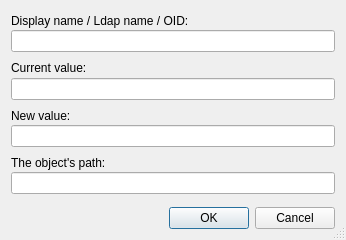
<?xml version="1.0" encoding="UTF-8"?>
<ui version="4.0">
 <class>ChangeSvAttrDlg</class>
 <widget class="QDialog" name="ChangeSvAttrDlg">
  <property name="geometry">
   <rect>
    <x>0</x>
    <y>0</y>
    <width>346</width>
    <height>240</height>
   </rect>
  </property>
  <property name="windowTitle">
   <string>Attribute editor</string>
  </property>
  <property name="sizeGripEnabled">
   <bool>true</bool>
  </property>
  <layout class="QVBoxLayout" name="verticalLayout_5">
   <item>
    <layout class="QVBoxLayout" name="verticalLayout">
     <property name="spacing">
      <number>0</number>
     </property>
     <item>
      <widget class="QLabel" name="label">
       <property name="text">
        <string>Display name / Ldap name / OID:</string>
       </property>
       <property name="margin">
        <number>0</number>
       </property>
       <property name="buddy">
        <cstring>attrNames</cstring>
       </property>
      </widget>
     </item>
     <item>
      <widget class="QLineEdit" name="attrNames">
       <property name="readOnly">
        <bool>true</bool>
       </property>
      </widget>
     </item>
    </layout>
   </item>
   <item>
    <layout class="QVBoxLayout" name="verticalLayout_4">
     <property name="spacing">
      <number>0</number>
     </property>
     <item>
      <widget class="QLabel" name="label_2">
       <property name="text">
        <string>Current value:</string>
       </property>
       <property name="buddy">
        <cstring>currentValue</cstring>
       </property>
      </widget>
     </item>
     <item>
      <widget class="QLineEdit" name="currentValue">
       <property name="readOnly">
        <bool>true</bool>
       </property>
      </widget>
     </item>
    </layout>
   </item>
   <item>
    <layout class="QVBoxLayout" name="verticalLayout_3">
     <property name="spacing">
      <number>0</number>
     </property>
     <item>
      <widget class="QLabel" name="label_5">
       <property name="text">
        <string>New value:</string>
       </property>
       <property name="buddy">
        <cstring>newValue</cstring>
       </property>
      </widget>
     </item>
     <item>
      <widget class="QLineEdit" name="newValue"/>
     </item>
    </layout>
   </item>
   <item>
    <layout class="QVBoxLayout" name="verticalLayout_2">
     <property name="spacing">
      <number>0</number>
     </property>
     <item>
      <widget class="QLabel" name="label_3">
       <property name="text">
        <string>The object's path:</string>
       </property>
       <property name="buddy">
        <cstring>objectPath</cstring>
       </property>
      </widget>
     </item>
     <item>
      <widget class="QLineEdit" name="objectPath">
       <property name="readOnly">
        <bool>true</bool>
       </property>
      </widget>
     </item>
    </layout>
   </item>
   <item>
    <spacer name="verticalSpacer">
     <property name="orientation">
      <enum>Qt::Vertical</enum>
     </property>
     <property name="sizeType">
      <enum>QSizePolicy::Fixed</enum>
     </property>
     <property name="sizeHint" stdset="0">
      <size>
       <width>20</width>
       <height>7</height>
      </size>
     </property>
    </spacer>
   </item>
   <item>
    <layout class="QHBoxLayout" name="horizontalLayout">
     <item>
      <spacer name="horizontalSpacer">
       <property name="orientation">
        <enum>Qt::Horizontal</enum>
       </property>
       <property name="sizeHint" stdset="0">
        <size>
         <width>40</width>
         <height>20</height>
        </size>
       </property>
      </spacer>
     </item>
     <item>
      <widget class="QPushButton" name="OK">
       <property name="text">
        <string>OK</string>
       </property>
       <property name="default">
        <bool>true</bool>
       </property>
      </widget>
     </item>
     <item>
      <widget class="QPushButton" name="Cancel">
       <property name="text">
        <string>Cancel</string>
       </property>
      </widget>
     </item>
    </layout>
   </item>
  </layout>
 </widget>
 <layoutdefault spacing="6" margin="11"/>
 <tabstops>
  <tabstop>attrNames</tabstop>
  <tabstop>currentValue</tabstop>
  <tabstop>newValue</tabstop>
  <tabstop>objectPath</tabstop>
  <tabstop>OK</tabstop>
  <tabstop>Cancel</tabstop>
 </tabstops>
 <resources/>
 <connections/>
</ui>
